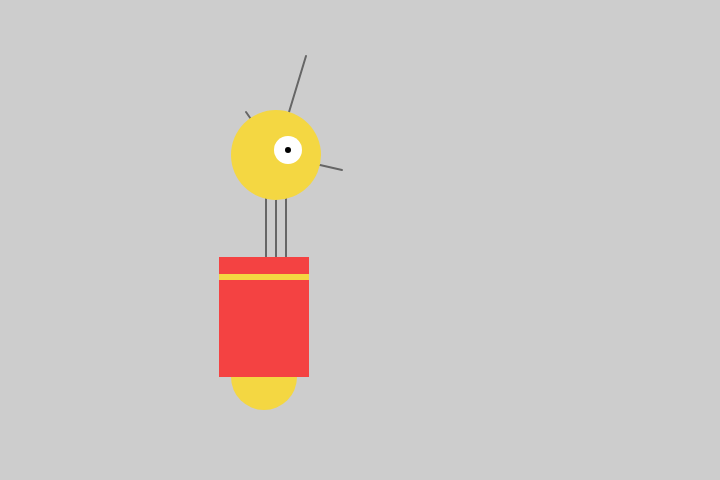
Frame 1 (no input)
Frame 60 (no input): identical to frame 1, image omitted
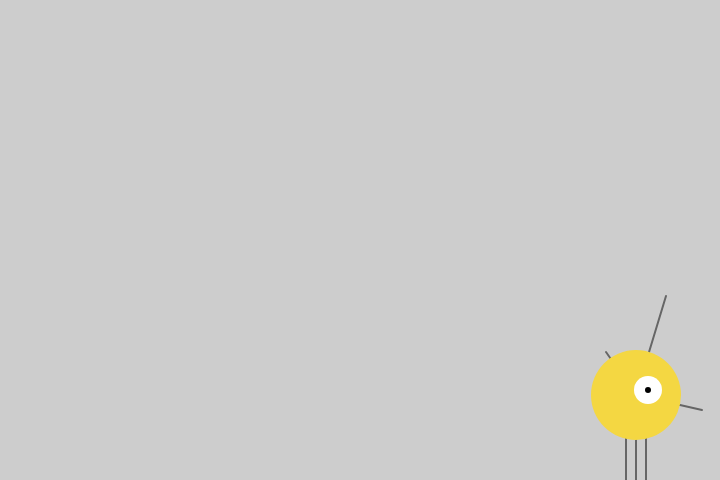
Frame 120 (the mouse pressed at the canvas centre since frame 60)

The p5.js sketch that drew these frames (run headless with seeded random() and noise() and a simulated clock; from frame 60 on, the mouse is pressed at the canvas centre):

// p5.js sketch
// ── sketch.js
//When we add the background function, the pixels return to its original state, the background color. When we remove the function, the pixels remain the color it became so it looks like the robot is dragging across the screen.

function setup() {
  createCanvas(720, 480);
  smooth();
  strokeWeight(2); //Sets thickness of line to 2
}

function draw() {
  background(205);
  translate(mouseX, mouseY);

  // Neck
  stroke(102);
  line(266, 257, 266, 162); //draws first line of the neck. First number changes how far the bottom of line is from the vertical side. Second number changes where bottom of line starts from horizontal side  
  line(276, 257, 276, 162); //draws second line of neck.
  line(286, 257, 286, 162); //draws third line of neck

  //Antennae
  stroke(102);
  line(276, 155, 246, 112); // draws the antennae lines.
  line(276, 155, 306, 56);
  line(276, 155, 342, 170);

  //Body
  noStroke()
  fill(244, 215, 66)
  ellipse(264, 377, 66, 66);
  fill(244, 66, 66);
  rect(219, 257, 90, 120);
  fill(244, 215, 66);
  rect(219, 274, 90, 6);

  //Head
  fill(244, 215, 66);
  ellipse(276, 155, 90, 90);
  fill(255);
  ellipse(288, 150, 28, 28);
  fill(0);
  ellipse(288, 150, 6, 6);
  fill(244, 66, 182);
}
